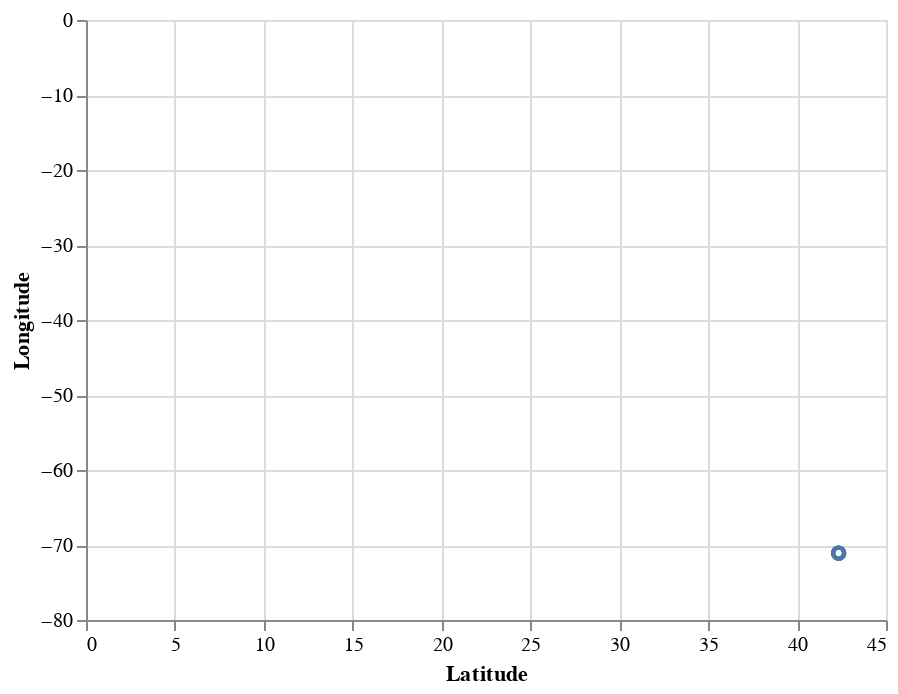

The notebook cell saved with this chart:
### Code cell
# Plot Latitude and Longitude Points from DF2

alt.Chart(df2).mark_point().encode(
    x="Latitude", 
    y="Longitude"

)

### Figure 1 — Vega-Lite specification as saved in the notebook (floating-point values rounded to 4 significant figures)
{"config": {"view": {"continuousWidth": 400, "continuousHeight": 300}}, "data": {"name": "data-c30f3cf867f9548914b7616d51fcce53"}, "mark": "point", "encoding": {"x": {"field": "Latitude", "type": "quantitative"}, "y": {"field": "Longitude", "type": "quantitative"}}, "$schema": "https://vega.github.io/schema/vega-lite/v4.17.0.json", "datasets": {"data-c30f3cf867f9548914b7616d51fcce53": [{"Year": 2019, "Site Name (of Overall AQI)": "BOSTON KENMORE SQ", "Overall AQI Value\t": 35.47, "PM25": 32.2, "Latitude": 42.35, "Longitude": -71.1}, {"Year": 2019, "Site Name (of Overall AQI)": "DUDLEY SQUARE ROXBURY", "Overall AQI Value\t": 38.71, "PM25": 33.38, "Latitude": 42.33, "Longitude": -71.08}, {"Year": 2019, "Site Name (of Overall AQI)": "VON HILLERN ST", "Overall AQI Value\t": 41.74, "PM25": 40.97, "Latitude": 42.33, "Longitude": -71.06}, {"Year": 2020, "Site Name (of Overall AQI)": "BOSTON KENMORE SQ", "Overall AQI Value\t": 35.79, "PM25": 34.71, "Latitude": 42.35, "Longitude": -71.1}, {"Year": 2020, "Site Name (of Overall AQI)": "DUDLEY SQUARE ROXBURY", "Overall AQI Value\t": 38.09, "PM25": 30.13, "Latitude": 42.33, "Longitude": -71.08}, {"Year": 2020, "Site Name (of Overall AQI)": "VON HILLERN ST", "Overall AQI Value\t": 39.9, "PM25": 39.32, "Latitude": 42.33, "Longitude": -71.06}, {"Year": 2021, "Site Name (of Overall AQI)": "BOSTON KENMORE SQ", "Overall AQI Value\t": 40.94, "PM25": 40.06, "Latitude": 42.35, "Longitude": -71.1}, {"Year": 2021, "Site Name (of Overall AQI)": "DUDLEY SQUARE ROXBURY", "Overall AQI Value\t": 36.45, "PM25": 29.23, "Latitude": 42.33, "Longitude": -71.08}, {"Year": 2021, "Site Name (of Overall AQI)": "VON HILLERN ST", "Overall AQI Value\t": 40.62, "PM25": 39.62, "Latitude": 42.33, "Longitude": -71.06}]}}
